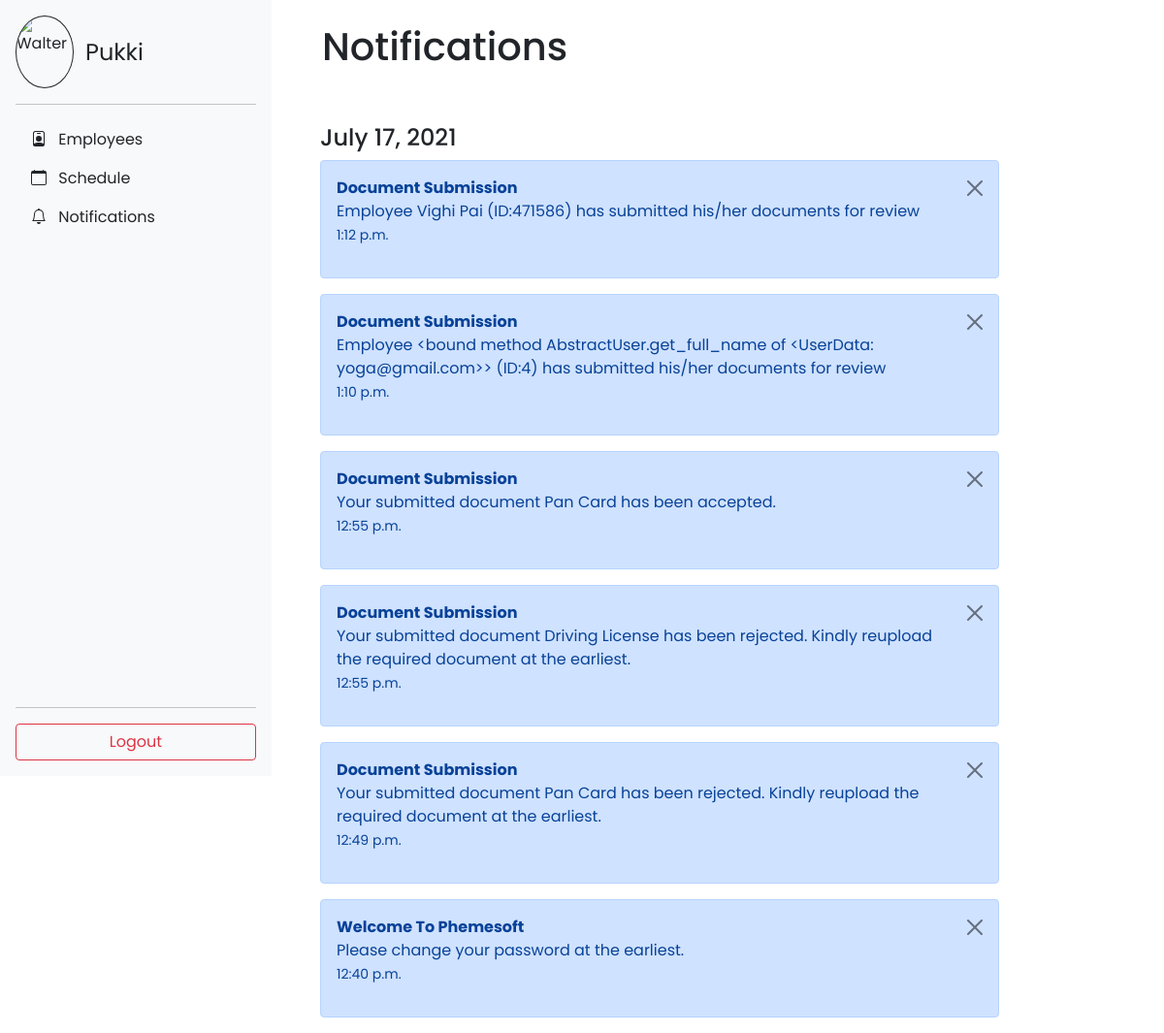
The page /notifications/ (signed in) on the database its author committed.
### hr_pages/models.py (models this page shows)
class UserData(AbstractUser):
    emp_id = CharField(max_length=10, unique=True)
    mobile_no = CharField(max_length=10)
    group_name = CharField(max_length=7)

### project1/models.py (models this page shows)
class Notifications(models.Model):
    user = ForeignKey(UserData, on_delete=models.CASCADE)
    title = CharField(max_length=255)
    notification = CharField(max_length=255)
    date = DateField(auto_now_add=True)
    time = TimeField(auto_now_add=True)

### project1/views.py (the view)
# urls.py: path("notifications/", views.notifications, name="notifications"),
def notifications(request):
    notifs = Notifications.objects.filter(user_id=request.user.id).order_by('-date').order_by('-time')
    return render(request, "notifications.html", {'notifs':notifs})

### templates/notifications.html (shortened to what this page needs)
{% extends 'sidebar.html' %}
{% load static %}
{% block content %}
<head>
    <link href="https://cdn.jsdelivr.net/npm/bootstrap@5.0.2/dist/css/bootstrap.min.css" rel="stylesheet">
    <link rel="stylesheet" href="{% static 'notificationsStyle.css' %}">
</head>
<div class="col-md-9">
    <br>
    <h1>Notifications</h1>
    <br>
    <br>
    <div class="container">
        {% for notif in notifs %}
        <div>
            {% ifchanged %}<p class="h4">{{notif.date}}</p> {% endifchanged %}
        </div>
        <div class="alert alert-primary alert-dismissible fade show" onclick="location.href='/del_notif/?id={{notif.id}}'" role="alert">
            <strong>{{notif.title}}</strong>
            <br>
                    {{notif.notification}}
            <p><small>{{notif.time}}</small></p>
            <button type="button" class="btn-close" data-bs-dismiss="alert" aria-label="Close"></button>
        </div>
        {% empty %}
        <h4>No New Notifications</h4>
        {% endfor %}
    </div>
</div>
{% endblock %}

### templates/sidebar.html (shortened to what this page needs)
<!doctype html>
{% load static %}
<html lang="en">
  <head>
    <link href="https://cdn.jsdelivr.net/npm/bootstrap@5.0.2/dist/css/bootstrap.min.css" rel="stylesheet">
    <link href="{% static 'sidebars.css' %}" rel="stylesheet">
  </head>
  <body>
    <div class="row">
      <div class="col-md-3">
        <main>
          <div class="d-flex flex-column flex-shrink-0 p-3 bg-light" style="width: 280px;">
            <a href="/" class="d-flex align-items-center mb-3 mb-md-0 me-md-auto link-dark text-decoration-none">
              <img src="https://upload.wikimedia.org/wikipedia/en/0/03/Walter_White_S5B.png" class="rounded-circle" alt="Walter">
              <span class="fs-4">{{ user.get_short_name }}</span>
            </a>
            <hr>
            <ul class="nav nav-pills flex-column mb-auto">
              {% if user.is_staff %}
              <li class="nav-item">
                <a href="/hr/emp_info/" class="nav-link link-dark" aria-current="page">
                  Employees
                </a>
              </li>
              {% endif %}
              <li>
                <a href="/schedule/" class="nav-link link-dark">
                  Schedule
                </a>
              </li>
              <li>
                <a href="/notifications/" class="nav-link link-dark">
                  Notifications
                </a>
              </li>
            </ul>
            <hr>
            <button type="button" class="btn btn-outline-danger" onclick="location.href='/logout/'">Logout</button>
          </div>
        </main>
      </div>
      {% block content %} Content {% endblock %}
    </div>
  </body>
</html>

### static/sidebars.css (style rules this page uses)
body { min-height: 100vh; min-height: -webkit-fill-available; }
html { height: -webkit-fill-available; }
main { display: flex; flex-wrap: nowrap; height: 100%; height: -webkit-fill-available; max-height: 100vh; overflow-x: auto; overflow-y: hidden; position: fixed; }
.bi { vertical-align: -.125em; pointer-events: none; fill: currentColor; }
.rounded-circle { border:1px solid; border-radius:500px; width:60px; height:75px; }
span.fs-4 { margin-left: 0.5em; }

### static/notificationsStyle.css (style rules this page uses)
* { margin-left: 0; padding: 0; box-sizing: border-box; font-family: "Poppins", sans-serif; }
h1 { margin-left: 0.65em; }
.alert { display: block; max-width: 700px; }

### rows shown on the page
UserData: get_short_name "Pukki"
Notifications: date "July 17, 2021", title "Document Submission", notification "Employee Vighi Pai (ID:471586) has submitted his/her documents for review", time "1:12 p.m."
Notifications: title "Document Submission", notification "Employee <bound method AbstractUser.get_full_name of <UserData: yoga@gmail.com>> (ID:4) has submitted his/her documents for review", time "1:10 p.m."
Notifications: title "Document Submission", notification "Your submitted document Pan Card has been accepted.", time "12:55 p.m."
Notifications: title "Document Submission", notification "Your submitted document Driving License has been rejected. Kindly reupload the required document at the earliest.", time "12:55 p.m."
Notifications: title "Document Submission", notification "Your submitted document Pan Card has been rejected. Kindly reupload the required document at the earliest.", time "12:49 p.m."
Notifications: title "Welcome To Phemesoft", notification "Please change your password at the earliest.", time "12:40 p.m."
